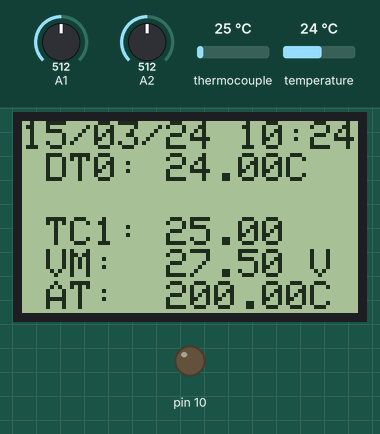
Recording of a sketch running on a simulated Arduino Uno, built with avr-gcc and run on an emulated ATmega328P. Shown: 84×48 one-colour display, output pins drawn as LEDs (lit = HIGH). The test bench sets the inputs (shaded band); at power-on: A1 = 512, thermocouple 25 °C, temperature 24 °C, A2 = 512. The local clock reads 2024-03-15 10:24:30 at power-on unless the sketch sets it; storage starts empty.

Above: at 2.9 s.
3.0 s: A1 set to 113
At 5.3 s:
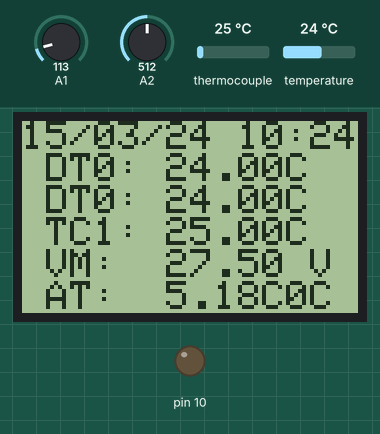
5.7 s: A1 set to 91
At 7.1 s:
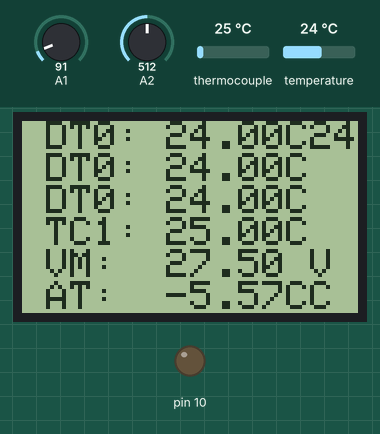
8.2 s: thermocouple set to 6 °C
At 9.5 s:
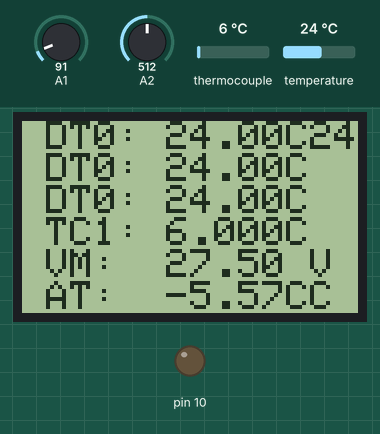
9.8 s: temperature set to 12 °C
At 12.2 s:
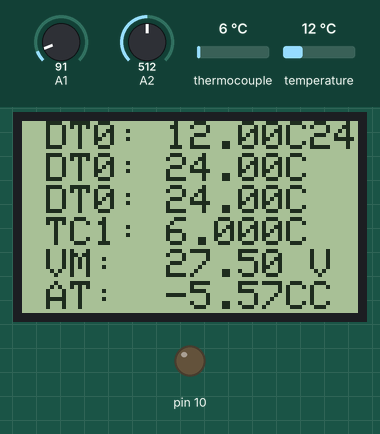
13.6 s: A2 set to 716
At 14.5 s:
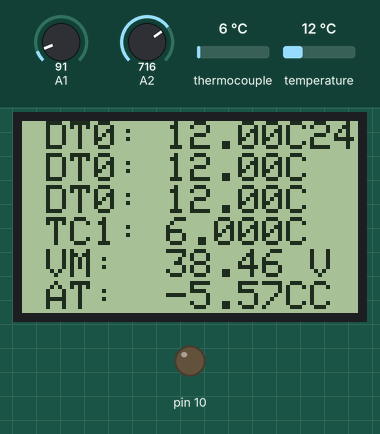
15.5 s: thermocouple set to 75 °C
At 16.1 s:
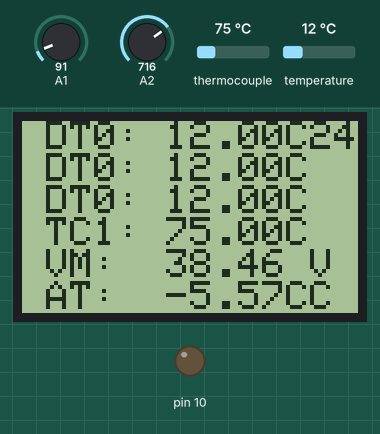
Timing chart, 0 to 18.5 s (numbered marks = the images above; inputs shaded):
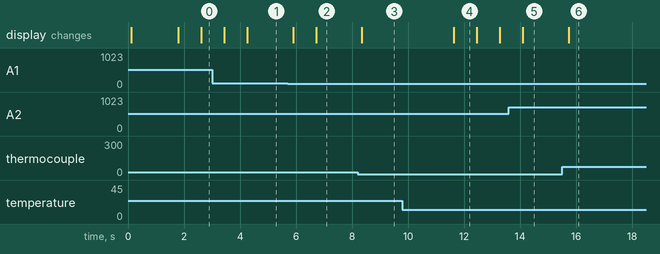

Measured:
- the behaviour switches between 103 and 102 on A1 (found by bisection; images 1 and 2)
- after the input at 5.7 s, the display: first changes after 0.20 s (image 2 shows a later state)
- after the input at 8.2 s, the display: changes after 0.16 s (image 3)
- after the input at 9.8 s, the display: changes after 1.8 s (image 4)
- after the input at 13.6 s, the display: changes after 0.50 s (image 5)
- what the display in image 4 shows lasts 0.9 s, from 11.6 s to 12.5 s

The sketch:

Combined.ino
```cpp
/*

  Title:    Temperature, Voltage, LCD, RTC, SD card and Bluetooth Combined Script
  Author:   Ben Moffatt
  Date:     25/01/2015
  Version:  0.1

  Description:
    Combination of all previous scripts to record temperature and voltages
    simultaneously, stored with a real time and date. The data is recorded to the
    onboard SD card and transmitted over bluetooth.

  Acknowledgements:
    Digital temperature sensor: John Lowen http://www.vwlowen.co.uk/arduino/ds18b20/ds18b20.htm
    Thermocouple: http://playground.arduino.cc/Main/MAX6675Library
    SD Card: http://arduino.cc/en/Reference/SDCardNotes
    DS3231 RTC: https://github.com/JChristensen/DS3232RTC

*/

// ---------------------------LIBRARIES------------------------ //

// Temperature sensor libraries
#include <OneWire.h>
#include <DallasTemperature.h>
// RTC libraries
#include <DS3232RTC.h>
#include <Time.h>
#include <Wire.h>
// LCD Library
#include <PCD8544.h>
// MAX6675 Library (thermocouple)
#include <max6675.h>
//SD card and SPI libraries
#include <SD.h>
#include <SPI.h>

// ------------------------END OF LIBRARIES--------------------- //

// -------------------------DS18B20 SETUP---------------------- //

// Data wire is plugged into data pin 3 on the Arduino
#define ONE_WIRE_BUS 2
//Define the max number of DS18b20s
#define NumberOfDevices 2

// Setup a matrix in which to store digital sensor addresses
byte allAddress [NumberOfDevices][8];
// Declare variable to store number of One Wire devices
byte totalDevices;

// Setup a oneWire instance to communicate with any OneWire devices
OneWire oneWire(ONE_WIRE_BUS);
// Pass our oneWire reference to Dallas Temperature.
DallasTemperature sensors(&oneWire);

// ---------------------END OF DS18B20 SETUP------------------ //

// -------------------------RTC SETUP------------------------- //

//Setup millisec value
volatile unsigned long millistart;
//Set up minute rollover. 61 is an impossible minute
byte minreg = 60;

// ---------------------END OF RTC SETUP---------------------- //

// -------------------------LCD SETUP------------------------- //

static PCD8544 lcd;
byte lineNo = 0;

// ---------------------END OF LCD SETUP---------------------- //

// -----------------------MAX6675 SETUP---------------------- //

//Set up the pins that the MAX6675 connects to
int thermoDO = 8;
int thermoCS = 9;
int thermoCLK = A0;

// Let library know which pins the thermocouple is conected to:
MAX6675 thermocouple(thermoCLK, thermoCS, thermoDO);

//Define what the thermocouple temperature will be
int tctemp = 0;

// --------------------END OF MAX6675 SETUP------------------ //

const int chipSelect = 10;

// ----------------------VOLTMETER SETUP--------------------- //

// number of analog samples to take per reading
#define NUM_SAMPLES 10
// reference voltage for the Arduino - MEASURE FOR ACCURACY
#define vPow 5.0
// resistance values - MEASURE FOR ACCURACY
#define r1 100000
#define r2 10000

// ------------------END OF VOLTMETER SETUP------------------ //

// -----------------------SD CARD SETUP---------------------- //

char folderName[18] = "";
File csvFile;

// -------------------END OF SD CARD SETUP------------------- //

// -----------------------OVERALL SETUP----------------------- //

void setup(void) {
//  Serial.begin(9600);		                                   // set up for error checking
  Wire.begin();				                                   // start the I2C interface

  lcd.begin(84, 48);		                                   // setup the LCD resolution
  lcd.setCursor(0, lineNo);                               // show setup text on LCD
  lcd.print("Starting up...");
  lineNo++;
//  lcd.setCursor(0, lineNo);                               // put cursor in next line
//  lcd.print("Discovered:");                                // list all connected sensors

  //For storing on our SD card, set up the column headers
  String dataString = "";

  dataString += "Time";
  dataString += ",";

  sensors.begin();	                                           // start all digital temperature sensors
  totalDevices = discoverOneWireDevices();     // get addresses of our one wire devices into allAddress array
//  if(totalDevices > 0) { lineNo++; };                  // add a line if there are digital temperature sensors connected
//  lcd.setCursor(0, lineNo);
//  lcd.print(totalDevices);
//  lcd.print(" x DS18b20");
  for (byte i=0; i < totalDevices; i++) {            // find out the number of total temp sensors
  sensors.setResolution(allAddress[i], 12);       // and set the a to d conversion resolution of each
  dataString += "Digital Temp ";
  dataString += String(i);
  dataString += ",";
  }
/*
  if(thermocouple.readCelsius() != NAN) {
    lineNo++;
    lcd.setCursor(0, lineNo);                              // put cursor in next line
    lcd.print("Thermocouple");                           // thermocouple must be connected
    dataString += "Thermocouple";
    dataString += ",";
    sensorCount++;
  }

  if(analogRead(2) > 0) {
	lineNo++;
    lcd.setCursor(0, lineNo);                              // put cursor in next line
    lcd.print("Voltmeter");                                  // voltmeter must be connected
    dataString += "Voltmeter";
    dataString += ",";
    sensorCount++;
  }

  if(analogRead(4) > 0) {
    lineNo++;
    lcd.setCursor(0, lineNo);                              // put cursor in next line
    lcd.print("Analog Temp");                            // TMP36 must be connected
    dataString += "Analog Temp";
    dataString += ",";
    sensorCount++;
  }

  delay(2000);

  // If there are no sensors connected, tell the user to connect some!
  if(sensorCount=0) {
  lcd.print("No sensors detected. Reset to try again");
  return;
  }
*/
  //Set up the RTC

  lcd.clear();                                                    // clear the LCD ready for the next menu
  lineNo = 0;

  //Set the status of the interrupt pin
  pinMode(A3, INPUT);
  //Include an interrupt from the clock
  attachInterrupt(A3, SecIntrpt, RISING);
  //RTC.setAlarm(ALM1_EVERY_SECOND);
  setSyncProvider(RTC.get);   // the function to get the time from the RTC
  if(timeStatus() != timeSet) {
      lcd.print("Unable to sync with the RTC");
  } else {
      lcd.print("System time   set");
  }

  // wait for everything to stabilise
  delay(1500);

  //Setup the SD card
  lcd.print("Initializing ");
  lineNo++;
  lcd.setCursor(0, lineNo);
  lcd.print("SD card...");
  // make sure that the default chip select pin is set to
  // output, even if you don't use it:
  pinMode(10, OUTPUT);

  lcd.clear();                                                    // clear the LCD ready for the next menu
  lineNo = 0;

  // see if the card is present and can be initialized:
  if (!SD.begin(chipSelect)) {
    lcd.clear();
    lineNo = 0;
    lcd.setCursor(0,lineNo);
    lcd.println("SD Card failedor not present");
    // don't do anything more:
    return;
  }

  lineNo = 0;
  lcd.setCursor(0,lineNo);
  lcd.clear();
  lcd.print("SD card");
  lineNo++;
  lcd.setCursor(0,lineNo);
  lcd.print("initialized.");

  lcd.clear();                                                    // clear the LCD ready for the next menu
  lineNo = 0;

  //Setup the files and folder structure on the SD card
  //Folders are named by date
  //char* folderName;
  sprintf(folderName,"%02d%02d%02d",year(),month(),day());
  Serial.println(folderName);
  if (SD.exists(folderName)) {
    //append on the filename to the buffer
    sprintf(folderName,"%c%02d%02d%02d/%02d%02d.csv",47,year(),month(),day(),hour(),minute());
    lcd.setCursor(0,lineNo);
    lcd.print("Creating");
    lcd.print(folderName);
    //Serial.print(folderName);
    csvFile = SD.open(folderName, FILE_WRITE);
    csvFile.println(dataString);
    csvFile.close();
  } else {
    SD.mkdir(folderName);
    //append on the filename to the buffer
    sprintf(folderName,"%c%02d%02d%02d/%02d%02d.csv",47,year(),month(),day(),hour(),minute());
    lcd.setCursor(0,lineNo);
    lcd.print("Creating ");
    lcd.print(folderName);
    //Serial.print(folderName);
    csvFile = SD.open(folderName, FILE_WRITE);
    csvFile.println(dataString);
    csvFile.close();
  }

  lcd.clear();                                                    // clear the LCD ready for the next menu
  lineNo = 0;
}


// --------------------END OF OVERALL SETUP------------------- //


// ---------------------------LOOP--------------------------- //

void loop() {

  // make a string for assembling the data to log:
  String dataString = "";

  //Only change the time at the top of the screen if the current minute is no longer the same as the minute value of the last loop:
  if(minreg != minute()) {
    minreg = minute();
    lcd.setCursor(0,lineNo);
    char datetime[16] = "";
    sprintf(datetime, "%02d/%02d/%02d %02d:%02d", day(), month(), year()%100, hour(), minute());
    lcd.print(datetime);
    dataString += datetime;
   }

  dataString += ",";

  // Sensors request:
  sensors.requestTemperatures();                // Initiate  temperature request to all devices

  // Print the temperature sensor output
  for (byte i=0; i < totalDevices; i++) {
    lineNo++;
    lcd.setCursor(0,lineNo);
    float tempDigi = sensors.getTempC(allAddress[i]);
    lcd.print(" DT");
    lcd.print(i);
    lcd.print(": ");
    lcd.print(tempDigi);
    lcd.print("C");

    dataString += tempDigi;
    dataString += ",";
  }


  //Thermocouple display
  float thermoc = thermocouple.readCelsius();
  lcd.setCursor(0,3);
  lcd.print(" TC1: ");
  lcd.print(thermoc);
  dataString += thermoc;
  dataString += ",";


  //Voltage display

  float calcVolt = findVoltage(vPow,r1,r2);
  lcd.setCursor(0,4);

  lcd.print(" VM:  ");
  lcd.print(calcVolt);
  lcd.print(" V");
  dataString += calcVolt;
  dataString += ",";

  //Analog temperature sensor

  float anlTemp = analogueTemp();
  lcd.setCursor(0,5);
  lcd.print(" AT:  ");
  lcd.print(anlTemp);
  lcd.print("C");
  dataString += anlTemp;
  dataString += ",";

  csvFile = SD.open(folderName, FILE_WRITE);
  csvFile.println(dataString);
  csvFile.close();
  delay(10);

}

// -----------------------END OF LOOP----------------------- //


// ------------------------FUNCTIONS------------------------ //

// ----------Voltmeter---------- //

float findVoltage(float vPowa, float r1a, float r2a) {

 // calculate the real voltage
 float anavoltage = (analogRead(A2) * vPowa) / 1024.0;
 float voltage = anavoltage / ((float)r2a / ((float)r1a + (float)r2a));

 return voltage;
}


// -------End of  Voltmeter------ //

// ------------TMP37------------- //

float analogueTemp()
{
  // read the input on analog pin 0 (TMP36 input):
  int anlsensorValue = analogRead(A1);

  // Convert the input signal into a voltage
  float voltage = anlsensorValue * 5.0;
  voltage /= 1024.0;

  // convert the sensor value to temp in C
  float anlTemp = (voltage - 0.5)*100;
  return anlTemp;
}

// --------End of TMP36------- //

// ------------RTC------------ //

// Setup the RTC alarm


// Second counting interrupt
void SecIntrpt() {

  //Define the chip value of milliseconds at the start of the count
  millistart = millis();

}


// ---------End of  RTC--------- //


// ----------Onewire----------- //

byte discoverOneWireDevices() {
  byte j=0;                                    // search for one wire devices and
                                                   // copy to device address arrays.
  while ((j < NumberOfDevices) && (oneWire.search(allAddress[j]))) {
    j++;
  }
  for (byte i=0; i < j; i++) {
    Serial.print("Device ");
    Serial.print(i);
    Serial.print(": ");
    printAddress(allAddress[i]);                  // print address from each device address arry.
  }
  Serial.print("\r\n");
  return j                      ;                 // return total number of devices found.
}

void printAddress(DeviceAddress addr) {
  byte i;
  for( i=0; i < 8; i++) {                         // prefix the printout with 0x
      Serial.print("0x");
      if (addr[i] < 16) {
        Serial.print('0');                        // add a leading '0' if required.
      }
      Serial.print(addr[i], HEX);                 // print the actual value in HEX
      if (i < 7) {
        Serial.print(", ");
      }
    }
  Serial.print("\r\n");
}

void printTemperature(DeviceAddress addr) {
  float tempC = sensors.getTempC(addr);           // read the device at addr.
  if (tempC == -127.00) {
    Serial.print("Error getting temperature.");
  } else {
    Serial.print(tempC);                          // and print its value.
    Serial.print(" C (");
  }
}

// --------End of Onewire------- //


// ---------------------END OF FUNCTIONS--------------------- //
```
